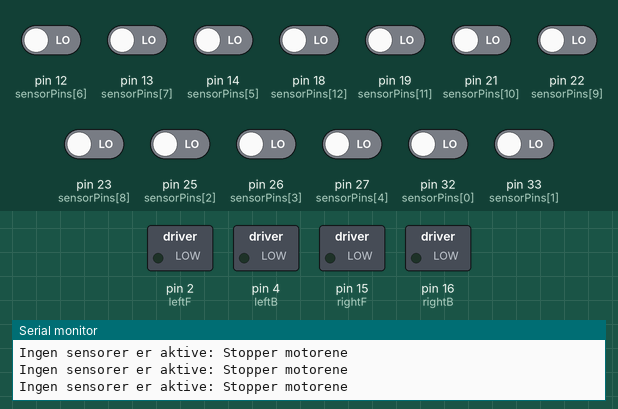
Simulated run of this sketch. Board: Arduino Mega 2560, built with avr-gcc and run on an emulated ATmega2560. Parts: switched loads named in the sketch (green lamp = pin HIGH), the last lines printed to the serial monitor. The test bench sets the inputs (shaded band); at power-on: pin 12 (sensorPins[6]), pin 13 (sensorPins[7]), pin 14 (sensorPins[5]), pin 18 (sensorPins[12]), pin 19 (sensorPins[11]), pin 21 (sensorPins[10]), pin 22 (sensorPins[9]), pin 23 (sensorPins[8]), pin 25 (sensorPins[2]), pin 26 (sensorPins[3]), pin 27 (sensorPins[4]), pin 32 (sensorPins[0]), pin 33 (sensorPins[1]) LOW.

Above: at 1.2 s.
1.3 s: pin 12 (sensorPins[6]) driven HIGH
At 1.8 s:
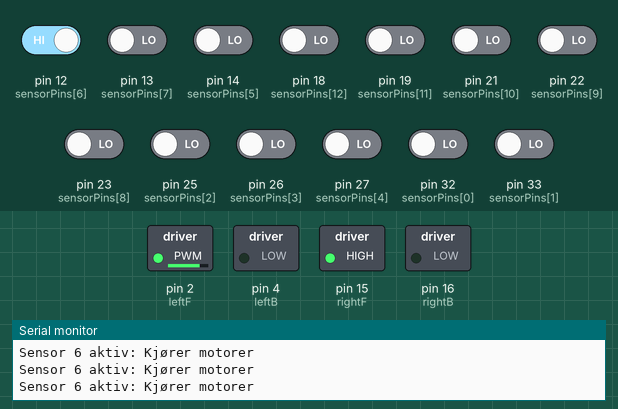
2.8 s: pin 14 (sensorPins[5]) driven HIGH
At 3.5 s:
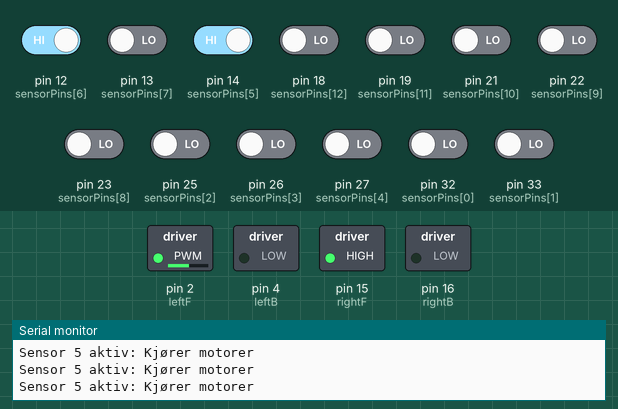
4.3 s: pin 18 (sensorPins[12]) driven HIGH
At 5.4 s:
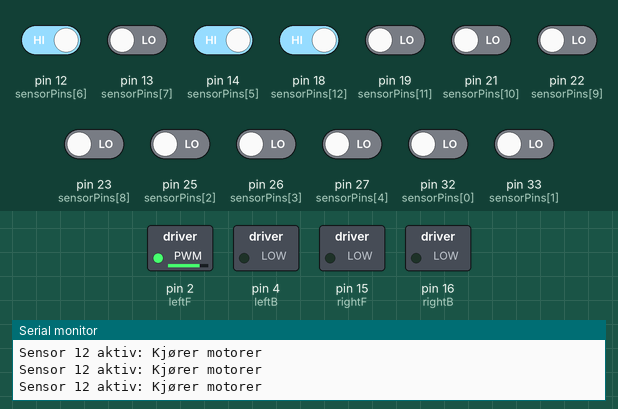
5.8 s: pin 18 (sensorPins[12]) driven LOW
At 7.0 s:
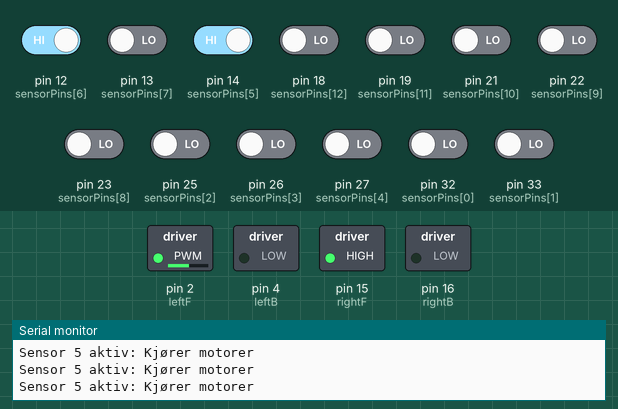
7.3 s: pin 25 (sensorPins[2]) driven HIGH
At 7.7 s:
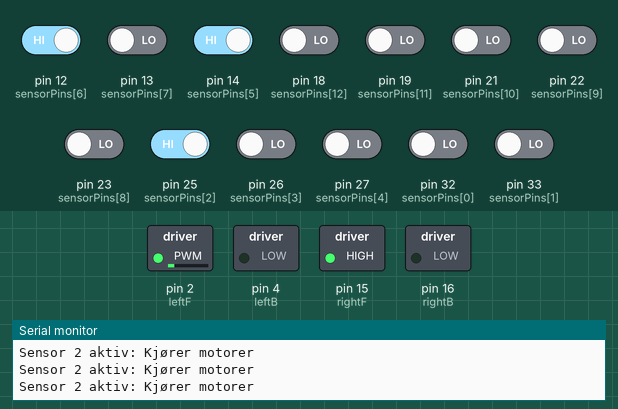
8.8 s: pin 32 (sensorPins[0]) driven HIGH
At 9.4 s:
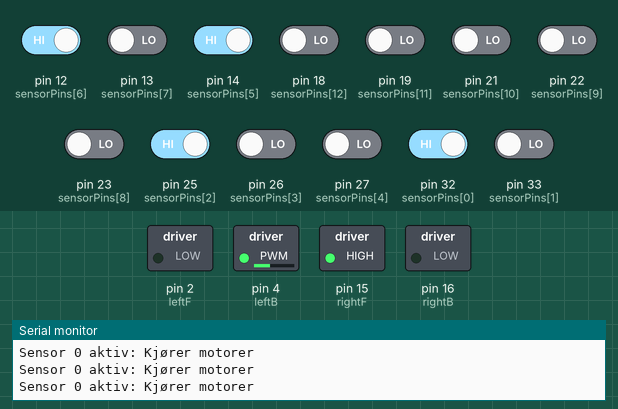
Timing chart, 0 to 11.3 s (numbered marks = the images above; inputs shaded):
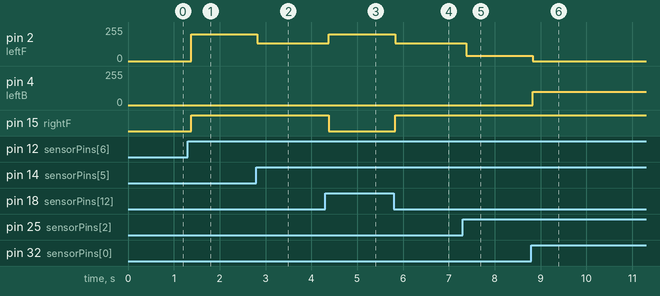

The sketch:

LinjefolgerV3.ino
```cpp
#include <QTRSensors.h>
#define sensorCount 13

const int leftF = 2;
const int leftB = 4;
const int rightF = 15;
const int rightB = 16;
const int minDiff = 60;

// Opprett et QTR-sensorobjekt og arrays for sensordata
QTRSensors qtr;
uint16_t sensorValues[sensorCount];
uint16_t startValues[sensorCount];

// Definer sensorpinnene
const uint8_t sensorPins[sensorCount] = {32, 33, 25, 26, 27, 14, 12, 13, 23, 22, 21, 19, 18};
//                    Sensor-pinner:     25  23  21  19  17  15  13  11   9   7   5   3   1

void setup() {
    Serial.begin(9600);

    pinMode(leftF, OUTPUT);
    pinMode(rightF, OUTPUT);
    pinMode(leftB, OUTPUT);
    pinMode(rightB, OUTPUT);

    for (uint8_t i = 0; i < sensorCount; i++) {
        pinMode(sensorPins[i], INPUT);
    }

    qtr.setTypeRC();
    qtr.setSensorPins(sensorPins, sensorCount);
    qtr.read(startValues);  // Les og lagre startverdiene ved oppstart

    Serial.println("Sensor setup complete. Startverdier lagret.");
}

// Kombinert funksjon for sensoravlesning og motorstyring
void linjeOgMotor() {
    const int max = 200;
    qtr.read(sensorValues);  // Les alle sensorverdiene
    bool sensorAktiv = false;  // Flag for å spore om noen sensorer er aktive

    // Sjekk sensor 11 først
    if (abs(sensorValues[11] - startValues[11]) > minDiff) {
        Serial.println("Sensor 11 aktiv: Kjører motorer");
        analogWrite(rightF, 0);
        analogWrite(leftF, max);
        sensorAktiv = true;
    }
    // Deretter sensor 10
    else if (abs(sensorValues[10] - startValues[10]) > minDiff) {
        Serial.println("Sensor 10 aktiv: Kjører motorer");
        analogWrite(rightF, max/5);
        analogWrite(leftF, max);
        sensorAktiv = true;
    }
    // Så sensor 12
    else if (abs(sensorValues[12] - startValues[12]) > minDiff) {
        Serial.println("Sensor 12 aktiv: Kjører motorer");
        analogWrite(leftF, max);   // Sett venstre motor til maks
        analogWrite(leftB, 0);
        analogWrite(rightB, max/2);
        analogWrite(rightF, 0);
        sensorAktiv = true;
    }
    // Resten av sensorene i prioritert rekkefølge
    else if (abs(sensorValues[0] - startValues[0]) > minDiff) {
        Serial.println("Sensor 0 aktiv: Kjører motorer");
        analogWrite(rightF, max);  // Sett høyre motor til maks
        analogWrite(leftB, max/2);
        analogWrite(leftF, 0);
        analogWrite(rightB, 0);
        sensorAktiv = true;       // Marker at en sensor er aktiv
    }
    else if (abs(sensorValues[1] - startValues[1]) > minDiff) {
        Serial.println("Sensor 1 aktiv: Kjører motorer");
        analogWrite(rightF, max);
        analogWrite(leftF, 0);
        sensorAktiv = true;
    }
    else if (abs(sensorValues[2] - startValues[2]) > minDiff) {
        Serial.println("Sensor 2 aktiv: Kjører motorer");
        analogWrite(rightF, max);
        analogWrite(leftF, max/5);
        sensorAktiv = true;
    }
    else if (abs(sensorValues[3] - startValues[3]) > minDiff) {
        Serial.println("Sensor 3 aktiv: Kjører motorer");
        analogWrite(rightF, max);
        analogWrite(leftF, max/3);
        sensorAktiv = true;
    }
    else if (abs(sensorValues[9] - startValues[9]) > minDiff) {
        Serial.println("Sensor 9 aktiv: Kjører motorer");
        analogWrite(rightF, max/3);
        analogWrite(leftF, max);
        sensorAktiv = true;
    }
    else if (abs(sensorValues[4] - startValues[4]) > minDiff) {
        Serial.println("Sensor 4 aktiv: Kjører motorer");
        analogWrite(rightF, max);
        analogWrite(leftF, max/2);
        sensorAktiv = true;
    }
    else if (abs(sensorValues[8] - startValues[8]) > minDiff) {
        Serial.println("Sensor 8 aktiv: Kjører motorer");
        analogWrite(rightF, max/2);
        analogWrite(leftF, max);
        sensorAktiv = true;
    }
    else if (abs(sensorValues[5] - startValues[5]) > minDiff) {
        Serial.println("Sensor 5 aktiv: Kjører motorer");
        analogWrite(rightF, max);
        analogWrite(leftF, max/1.5);
        sensorAktiv = true;
    }
    else if (abs(sensorValues[7] - startValues[7]) > minDiff) {
        Serial.println("Sensor 7 aktiv: Kjører motorer");
        analogWrite(rightF, max/1.5);
        analogWrite(leftF, max);
        sensorAktiv = true;
    }
    else if (abs(sensorValues[6] - startValues[6]) > minDiff) {
        Serial.println("Sensor 6 aktiv: Kjører motorer");
        analogWrite(rightF, max);
        analogWrite(leftF, max);
        sensorAktiv = true;
    }

    // Hvis ingen sensorer er aktive, stopp motorene
    if (!sensorAktiv) {
        Serial.println("Ingen sensorer er aktive: Stopper motorene");
        analogWrite(rightF, 0);
        analogWrite(leftF, 0);
        analogWrite(leftB, 0);
        analogWrite(rightB, 0);
    }
}

void loop() {
    linjeOgMotor();  // Kjør funksjonen for å sjekke sensorverdier og motorstyring

    delay(100);  // Kort forsinkelse for å unngå overbelastning
}
```

OOPBASE2.cpp
```cpp
#include <QTRSensors.h>

class SensorObj {
private:
    int sensorCount_;
    uint8_t* sensorPins_;
    uint16_t* sensorThresholds_;
    uint16_t* sensorValues_;

public:
    QTRSensors qtr;

    SensorObj(int sensorCount, uint8_t* sensorPins, uint16_t* sensorThresholds) {
        this->sensorCount_ = sensorCount;
        this->sensorPins_ = new uint8_t[sensorCount];
        this->sensorValues_ = new uint16_t[sensorCount];
        this->sensorThresholds_ = new uint16_t[sensorCount];

        for (int i = 0; i < sensorCount; i++) {
            this->sensorPins_[i] = sensorPins[i];
            this->sensorThresholds_[i] = sensorThresholds[i];
            this->sensorValues_[i] = 0;
        }
    }

    void readArray() {
        qtr.read(sensorValues_);

        for (int i = 0; i < sensorCount_; i++) {
            Serial.print(sensorValues_[i]);
            Serial.print('\t');
        }
        Serial.print('\t');

        for (int i = 0; i < sensorCount_; i++) {
            if (sensorValues_[i] > sensorThresholds_[i]) {
                Serial.print("X");
            } else {
                Serial.print("-");
            }
        }
        Serial.println();
    }

    int getSensorCount() const {
        return sensorCount_;
    }

    uint8_t* getSensorPins() const {
        return sensorPins_;
    }

    ~SensorObj() {
        delete[] sensorPins_;
        delete[] sensorValues_;
        delete[] sensorThresholds_;
    }
};

const int sensorCount = 1;
uint8_t sensorPins[] = {1};
uint16_t sensorThresholds[] = {500};

SensorObj so(sensorCount, sensorPins, sensorThresholds);

void setup() {
    Serial.begin(9600);

    so.qtr.setTypeRC();
    so.qtr.setSensorPins(so.getSensorPins(), so.getSensorCount());
//
//    delay(500);
}

void loop() {
    so.readArray();
    delay(50);
}
```

Measured:
- after the input at 1.3 s, pin 2 (leftF): 0/255 → 200/255 after 0.08 s; pin 15 (rightF): LOW → HIGH after 0.08 s
- after the input at 2.8 s, pin 2 (leftF): 200/255 → 133/255 at once
- after the input at 4.3 s, pin 2 (leftF): 133/255 → 200/255 after 0.08 s; pin 15 (rightF): HIGH → LOW after 0.08 s
- after the input at 5.8 s, pin 2 (leftF): 200/255 → 133/255 at once; pin 15 (rightF): LOW → HIGH at once
- after the input at 7.3 s, pin 2 (leftF): 133/255 → 40/255 after 0.08 s
- after the input at 8.8 s, pin 2 (leftF): 40/255 → 0/255 at once; pin 4 (leftB): 0/255 → 100/255 at once
